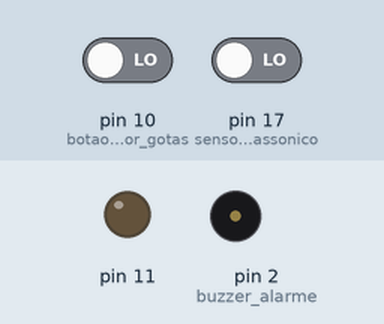
Simulated run of this sketch. Board: Arduino Uno, built with avr-gcc and run on an emulated ATmega328P. Shown: output pins drawn as LEDs (lit = HIGH), buzzer (waves = sounding, pin HIGH). Inputs (shaded band) come from the test bench; at power-on: pin 17 (sensor_ultrassonico) LOW, pin 10 (botao_sensor_gotas) LOW. What the sketch prints to the serial monitor is not drawn.

Above: at 5.0 s.
5.1 s: pin 17 (sensor_ultrassonico) driven HIGH
At 6.1 s:
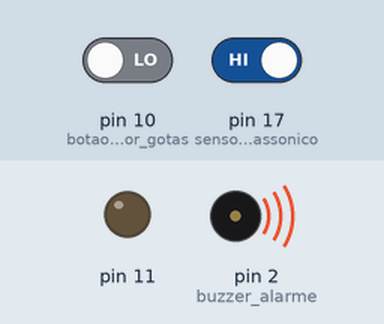
Timing chart, 0 to 8.1 s (numbered marks = the images above; inputs shaded):
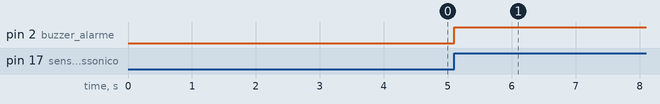

The sketch:

projeto_lab.ino
```cpp
#include <stdio.h>
#include <stdlib.h>
#define FOSC 16000000U
#define BAUD 9600
#define MYUBRR FOSC / 16 / BAUD - 1
#define sensor_ultrassonico (1 << PC3) //definindo o sensor ultrassonico no PORT3
#define botao_sensor_gotas (1 << PB2) //sensor de gotas(resistor pull-up)
#define buzzer_alarme (1<<PD2) //alarme
#define motor (1 << PB3)
#define AMOSTRAS 50

char resposta = 0;
int cont = 0;
bool entrada_de_dados = true;
unsigned int Leitura_AD;
unsigned int x = 0;
unsigned int volume = 0;
unsigned int minutos = 0;
float hora = 0;
float fluxo_definido = 0;
float potencia = 0;
float tensao;
float fluxo_real = 0;
float DC = 0; //define a velocidade do motor - PWM
float erro;

char msg_tx[20];
char msg_rx[32];
int pos_msg_rx = 0;
int tamanho_msg_rx = 3;
void UART_Init(unsigned int ubrr);
void UART_Transmit(char *dados);

int main() {

  //Configurando a parte da UART
  UART_Init(MYUBRR);

  //Declarando as saídas
  DDRD = buzzer_alarme ;
  PORTD &= ~buzzer_alarme; // Para o buzzer começar desligando
  DDRB = motor;
  PORTD &= ~ motor;

  //Interrupção do botão
  PCICR = (1 << PCIE0);  //Interrupção habilitada no Portal B
  PCMSK0 = botao_sensor_gotas;  //Define o pino que a interrupção será gerada

  //Configurar a conversão AD para o sensor ultrasônico
  ADMUX = (0 << REFS1) + (1 << REFS0);
  ADCSRA = (1 << ADEN) + (1 << ADPS2) + (1 << ADPS1) + (1 << ADPS0);
  ADCSRB = 0;

  //Inturrupção configurado no modo comparador
  TCCR0A = (1 << WGM01);   //configura o modo para comparador
  OCR0A = 249; //250 contagens de 4 us, o que gera uma interrupção a cada 1000 us
  TIMSK0 = (1 << OCIE0A);

  //Configurando o PWM para setar a velocidade no motor
  TCCR2A = (1 << COM0A1) + (0 << COM0A0) + (1 << WGM01) + (1 << WGM00); //Configura o modo não invertido e Fast Pwm
  TCCR2B = (1 << CS02) + (1 << CS00);  //Prescaler de 1024 - PWM, para diminuir a oscilação do motor;
  OCR2A = 0; //Inicia a velocidade em zero

  //Interrupção gerada devido as bolhas pelo sensor ultrassonico
  PCICR = (1 << PCIE1); //Interrupção habilitada no portal C
  PCMSK1 = sensor_ultrassonico; //Define o pino que irá gerar a interrupção

  sei();  //Habilita a interrupção global

  while (1) {
    if (entrada_de_dados) {
      UART_Transmit("Entre com o volume: \n");
      while (x == 0) {
        volume = (msg_rx[0] - 48) * 100 + (msg_rx[1] - 48) * 10 + (msg_rx[2] - 48) * 1;
        _delay_ms(200);
        if (volume >= 0 && volume <= 999) {
          x = 1;
        }
      }
      itoa(volume, msg_tx, 10);
      UART_Transmit(msg_tx);
      UART_Transmit("\n");
      msg_rx[0] = 0;
      msg_rx[1] = 0;
      msg_rx[2] = 0;

      UART_Transmit("Entre com o Tempo de Infusão em minutos: \n");
      while (x == 1) {
        minutos = (msg_rx[0] - 48) * 100 + (msg_rx[1] - 48) * 10 + (msg_rx[2] - 48) * 1;
        _delay_ms(200);
        if ((minutos >= 0) && (minutos <= 999)) {
          x = 2;
        }
      }

      hora = minutos / 60.0;  //converter os minutos em hora
      itoa(minutos,msg_tx,10);
      UART_Transmit(msg_tx);
      UART_Transmit("\n");
      itoa(hora,msg_tx,10);
      UART_Transmit(msg_tx);
      UART_Transmit("\n");
      msg_rx[0] = 0;
      msg_rx[1] = 0;
      msg_rx[2] = 0;

      fluxo_definido = (volume / hora);
      potencia = (fluxo_definido / 450) * 100;  //potencia (fluxo maximo é 450)
      entrada_de_dados = false;
    }
    else{
        erro = ((fluxo_real - fluxo_definido) / fluxo_definido) * 100; //Diferenca em porcentagem do fluxo real para o fluxo definido
        UART_Transmit("O erro em porcentagem: \n");
        itoa(erro, msg_tx, 10);  //printa o erro na serial
        UART_Transmit(msg_tx);
        UART_Transmit(" \n");
        x = 0;  //após mostrar deve entrar com os dados novamente
        entrada_de_dados = true;
      }

  }
}

  //Interrupção de interrupção do Sensor de gotas
  ISR(PCINT0_vect) {
    short int BOTAO = PINB & botao_sensor_gotas;
    bool flag = true;

    if (BOTAO == 1 && flag == true) {
      TCCR0B = (1 << CS02) + (1 << CS00); //Prescaler de 1024 - Contador de gotas
      flag == false;
    }

    if(BOTAO == 1){
      TCCR0B = 0; //Voltando o prescaler para 0 para reiniciar a contagem
      fluxo_real = (0.05 / (cont * 36000000));  //converte os segundos em hora (mili segundos)
      cont = 0;
      TCCR2B = (1 << CS02) + (1 << CS00);
    }
  }
  //Interrupção da primeira gota
  ISR(TIMER0_COMPA_vect) {
    cont++;
  }
  //Interrupção gerada pelo sensor ultrasônico
  ISR(PCINT1_vect) {

    ADMUX = sensor_ultrassonico ;  //definido que irá ler o sensor ultrassonico

    //Leitura do ADC (Com média)
    unsigned int SomaLeitura = 0, MediaLeitura;
    for (int i = 0; i < AMOSTRAS; i++) {

      ADCSRA |= (1 << ADSC);  //Inicia a conversão
      while ((ADCSRA & (1 << ADSC)) == (1 << ADSC));  //Esperar a conversão
      Leitura_AD = ADC;
      SomaLeitura += Leitura_AD;

    }

    MediaLeitura = SomaLeitura / AMOSTRAS;

    tensao = ((MediaLeitura * 5.0) / 1023.0);  //Cálculo da Tensão

    //Verificando se há existencia de bolhas (largura da tubulação sobre a distancia total (5/20 * 5) - como é inversamente proporcional a leitura será maior que 1.25V
    if (tensao > 1.25) {
      PORTD |= buzzer_alarme; //buzzer será acionado quando detectado bolha
      DC = 0; //desliga o motor
      OCR2A = int(DC);//seta o valor 0 no motor
    }
    else{
      PORTD &= ~buzzer_alarme; //desliga o buzzer
    }
  }


void UART_Transmit(char *dados) {
  while (*dados != 0) {
    while (!(UCSR0A & (1 << UDRE0)));
    UDR0 = *dados;
    dados++;
  }
}
void UART_Init(unsigned int ubrr) {
  UBRR0H = (unsigned char)(ubrr >> 8);
  UBRR0L = (unsigned char)ubrr;
  UCSR0B = (1 << RXEN0) | (1 << TXEN0) | (1 << RXCIE0);
  UCSR0C = (1 << UCSZ01) | (1 << UCSZ00);
}
ISR(USART_RX_vect) {
  msg_rx[pos_msg_rx++] = UDR0;
  if (pos_msg_rx == tamanho_msg_rx)
    pos_msg_rx = 0;
}
```

Measured:
- after the input at 5.1 s, pin 2 (buzzer_alarme): LOW → HIGH at once
